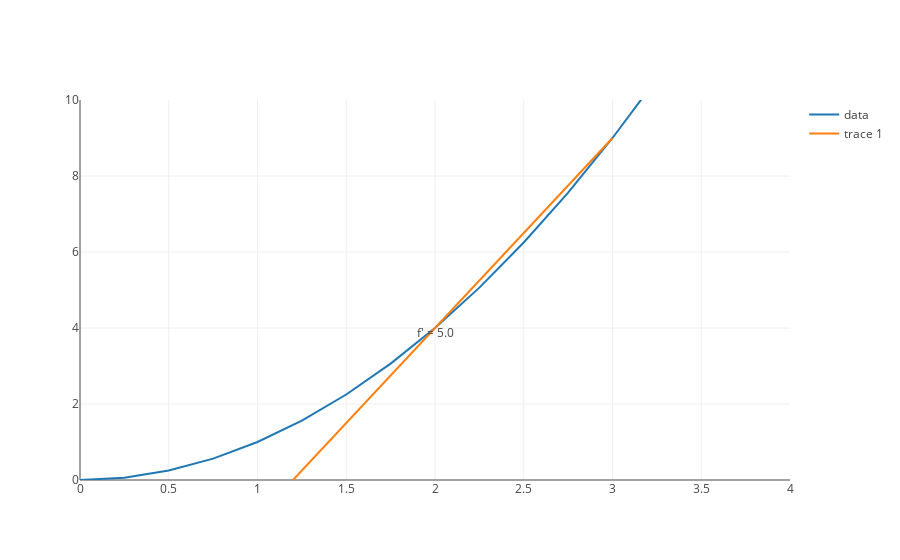

Notebook cell for this chart:
### Markdown cell above
Ok, let's get a sense of what we mean by tangent to the curve.  The orange line below is a line whose slope is calculated by using our derivative function, with delta x = 1.  As you can see it is **not tangent to our function, $f(x)$ ** as it does not *just touch* the blue line, but rather touches it in two places.

### Code cell
from calculus import derivative_trace

tangent_x_squared_trace = derivative_trace(x_squared, 2, 2, 1)
x_squared = [(1, 2)]
range_twenty_four = list(range(0, 25))
six = list(map(lambda x: x/4.0, range_twenty_four))

trace_x_squared = function_values_trace(x_squared, six)
layout_not_tangent = build_layout(x_axis = {'range': [0, 4]}, y_axis = {'range': [0, 10]})
plot([trace_x_squared, tangent_x_squared_trace], layout_not_tangent)

### Figure 1 — Plotly figure (JSON) as saved in the notebook; plotly's stock layout.template omitted (floating-point values rounded to 4 significant figures)
{"data": [{"mode": "lines", "name": "data", "text": [], "type": "scatter", "uid": "96c1f5b8-cce6-11e9-a922-331f268bd75e", "x": [0, 0.25, 0.5, 0.75, 1, 1.25, 1.5, 1.75, 2, 2.25, 2.5, 2.75, 3, 3.25, 3.5, 3.75, 4, 4.25, 4.5, 4.75, 5, 5.25, 5.5, 5.75, 6], "y": [0, 0.0625, 0.25, 0.5625, 1, 1.562, 2.25, 3.062, 4, 5.062, 6.25, 7.562, 9, 10.56, 12.25, 14.06, 16, 18.06, 20.25, 22.56, 25, 27.56, 30.25, 33.06, 36]}, {"mode": "text+lines", "text": ["", "f' = 5.0", ""], "textposition": "bottom center", "type": "scatter", "uid": "96c1f8f6-cce6-11e9-a922-331f268bd75e", "x": [1, 2, 3], "y": [-1, 4, 9]}], "layout": {"xaxis": {"range": [0, 4]}, "yaxis": {"range": [0, 10]}}}
